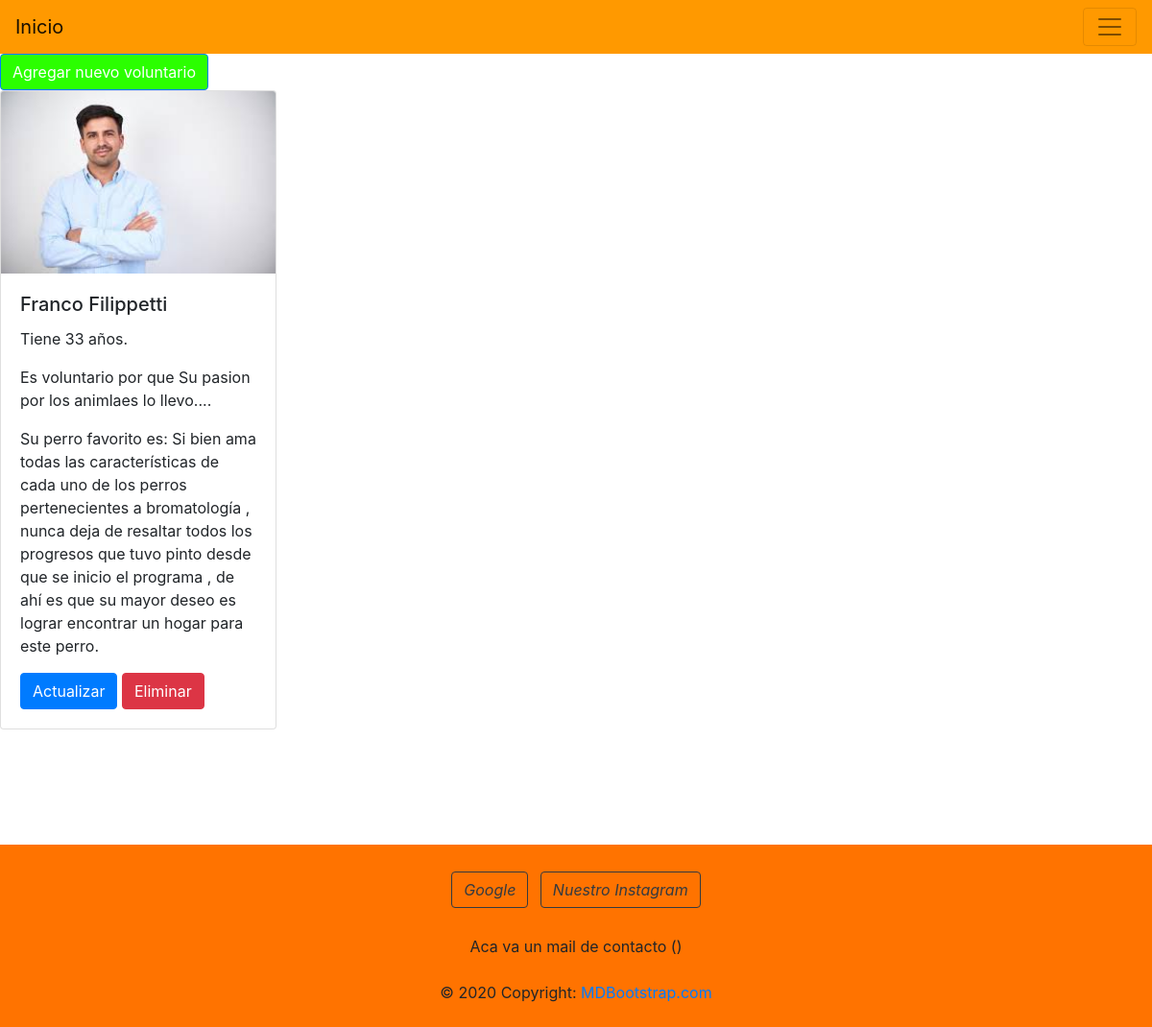
Screenshot of /modelos/nuestros_voluntarios/ (signed in) with the database file from the repository.
### Models/models.py (models this page shows, shortened)
class OurVolunteers (models.Model):
    volunteer_name = models.CharField (max_length=30, verbose_name='Nombre del voluntario')
    volunteer_age = models.IntegerField (verbose_name='Edad del voluntario')
    volunteer_reason_to_be_a_volunteer = models.CharField(max_length=500 , verbose_name='Razon por la que colabora')
    volunteer_favourite_dog_and_reason = models.CharField(max_length=500, verbose_name='Perro favorito y motivo')
    class Meta:
        verbose_name = 'Voluntario'
        verbose_name_plural = 'Voluntarios'

### Models/views.py (the view)
@login_required
def list_our_volunteers (request):
    if 'search' in request.GET:
        search = request.GET [search]
        all_volunteers = OurVolunteers.objects.filter(volunteer_name__icontains = search)
    else:
        all_volunteers = OurVolunteers.objects.all
    context = {
        'our_volunteers': all_volunteers,
    }
    return render (request ,'our_volunteers/list_our_volunteers.html', context = context )

### templates/our_volunteers/list_our_volunteers.html (shortened to what this page needs)
{% extends 'base.html' %}
{% block forms %}
<a style="background-color: rgb(43, 255, 0);" href="http://127.0.0.1:8000/modelos/nuevo_voluntario/" class="btn btn-primary">Agregar nuevo voluntario</a>
{% endblock %}
{%block content%}
    {% for elemento in our_volunteers %}
        <div class="card" style="width: 18rem;">
        <img class="card-img-top" alt="...">
            <div class="card-body">
                <h5 class="card-title">{{elemento.volunteer_name}}</h5>
                <p class="card-text">Tiene {{elemento.volunteer_age}} años.</p>
                <p class="card-text">Es voluntario por que {{elemento.volunteer_reason_to_be_a_volunteer}}.</p>
                <p class="card-text">Su perro favorito es: {{elemento.volunteer_favourite_dog_and_reason}}.</p>
                <a href="http://127.0.0.1:8000/modelos/actualizar_voluntario/{{elemento.id}}" class="btn btn-primary">Actualizar</a>
                <a href="http://127.0.0.1:8000/modelos/eliminar_voluntario/{{elemento.id}}" class="btn btn-danger">Eliminar</a>
            </div>
        </div>
    {% endfor %}
    <br>
    <br>
    <br>
    <br>
    <br>
{% endblock %}

### rows the page displays
OurVolunteers: volunteer_name "Franco Filippetti", volunteer_age "33", volunteer_reason_to_be_a_volunteer "Su pasion por los animlaes lo llevo...", volunteer_favourite_dog_and_reason "Si bien ama todas las características de cada uno de los perros pertenecientes a bromatología , nunca deja de resaltar todos los progresos que tuvo pinto desde que se inicio el programa , de ahí es que su mayor deseo es lograr encontrar un hogar para este perro"
